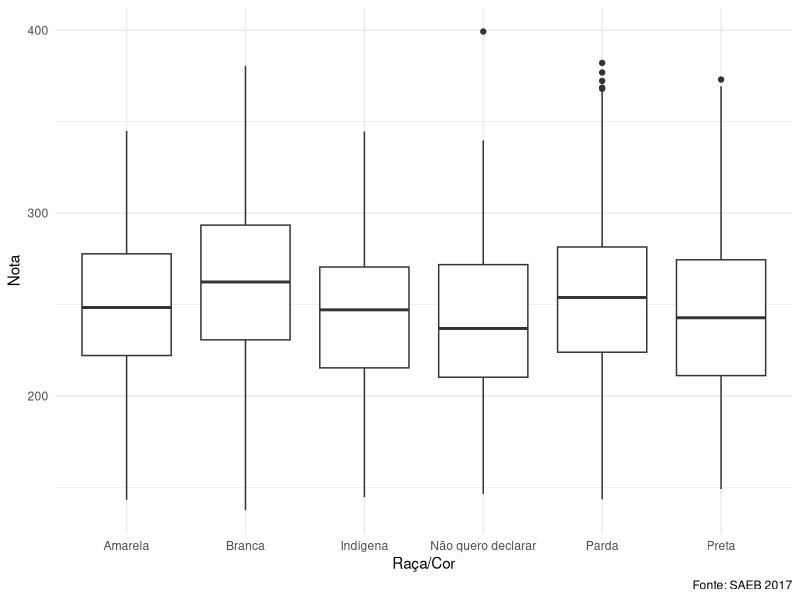

Generate this figure with R: (Note: this script raises an error after producing the figure.)
if (!require(tidyverse)) install.packages('tidyverse')
library(tidyverse)

saeb = read_csv('data/saeb.csv')

# Raça/Cor por notas
ggplot(saeb) +
    aes(x = RACA_COR, y = (NOTA_LP + NOTA_MT)/2) + 
    geom_boxplot() +
    theme_minimal() +
    labs(x = 'Raça/Cor', y = 'Nota',
    caption = 'Fonte: SAEB 2017') +
    ggsave('img/raca_cor_notas.png')

# Escolaridade da mãe por notas
ggplot(saeb) +
    aes(color = ESC_MAE, x = (NOTA_LP + NOTA_MT)/2) + 
    geom_boxplot()  +
    theme_minimal() +
    labs(y = 'Escolaridade da Mãe', x = 'Nota',
    caption = 'Fonte: SAEB 2017') +
    theme(legend.position="bottom") +
    guides(color=guide_legend(
        title="Escolaridade da Mãe",
        ncol=1)) +
    ggsave('img/esc_mae_notas.png')
